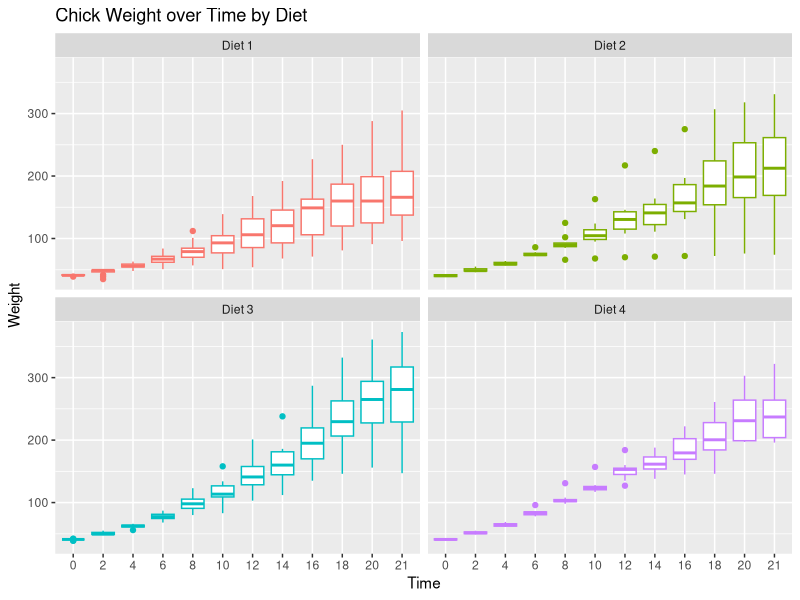
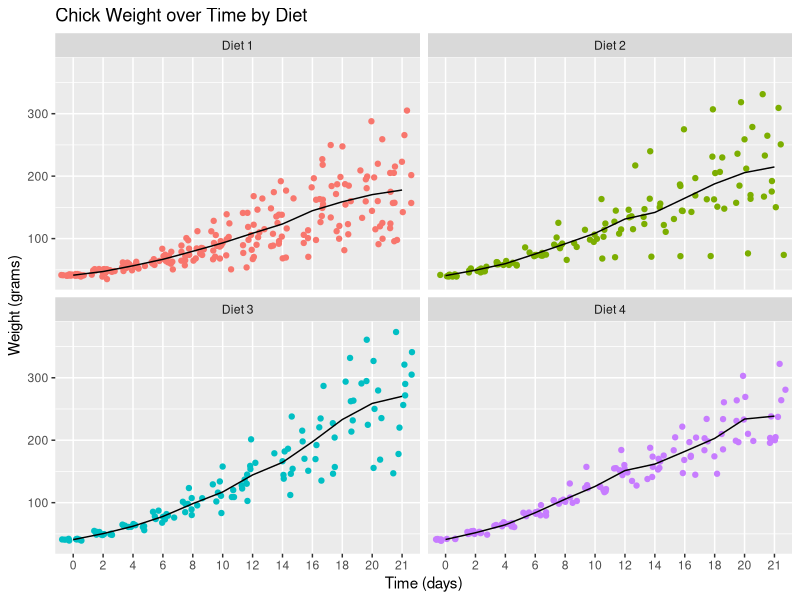

The R script that drew these images, in order:
## ---- chunk 1
knitr::opts_chunk$set(echo = TRUE, message = FALSE)
options(knitr.table.format = "html")

# You must install the "prettydoc" package for this file.
# install.packages("prettydoc")

## ---- chunk 2
library(data.table)
cw <- fread("ChickWeight.csv")
cw
## ---- chunk 3
setnames(cw, c("weight"), c("Weight"))
cw[, Group := factor(paste0("Diet ", Diet))][
   , Time := factor(Time)][
   , Diet:=NULL]
setcolorder(cw, c("Group", "Chick", "Time", "Weight"))
str(cw)
cw
## ---- chunk 4
library(ggplot2)
ggplot(cw, aes(Time, Weight, colour=Group)) +
  facet_wrap(~Group) +
  geom_boxplot() +
  theme(legend.position = "none") +
  ggtitle("Chick Weight over Time by Diet")
## ---- chunk 5
ggplot(cw, aes(Time, Weight, group=Group, colour=Group)) +
  facet_wrap(~Group) +
  geom_jitter() +
  stat_summary(fun.y="mean", geom="line", colour="black") +
  theme(legend.position = "none") +
  ggtitle("Chick Weight over Time by Diet") + 
  xlab("Time (days)") +
  ylab("Weight (grams)")
## ---- chunk 6
cws <- cw[ ,
          .(N      = .N, 
            Mean   = mean(Weight),
            SDev   = sd(Weight),
            Median = median(Weight),
            Min    = min(Weight),
            Max    = max(Weight)  ),
          by=.(Group, Time)]
# Pretty Table for days 0 and 21
library(magrittr)
library(knitr)
library(kableExtra)
cws[Time %in% c(0, 21)] %>% 
  kable(align="ccrrrrrr", digits = c(0, 0, 0, 1, 1, 2, 0, 0)) %>% 
  kable_styling(bootstrap_options = "striped", font_size = 24, full_width = TRUE) %>% 
  column_spec(1:8, width = "4em") %>% 
  collapse_rows(1, valign = "top")
